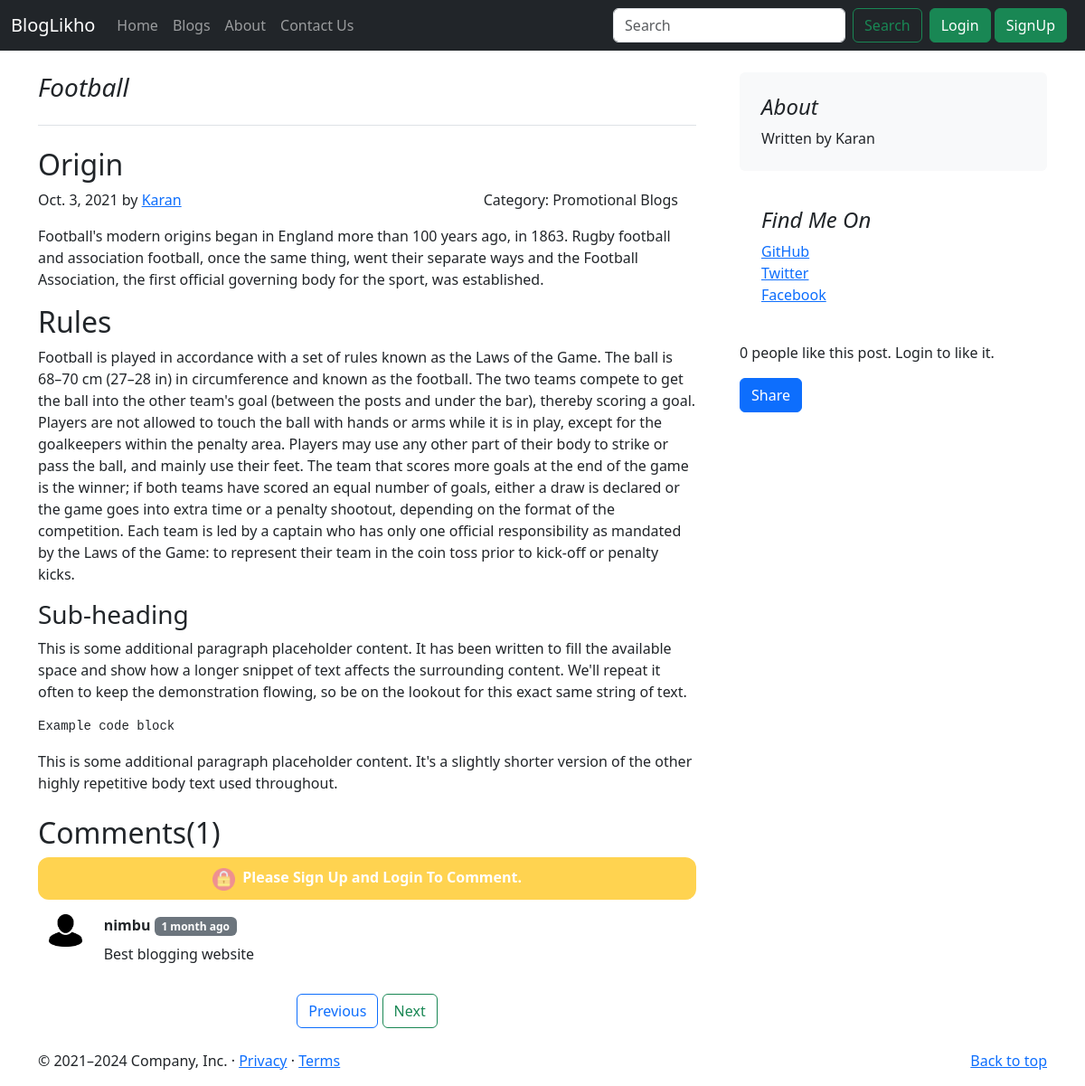
/blogs/blogpost/2, run on an earlier commit of the app's database.
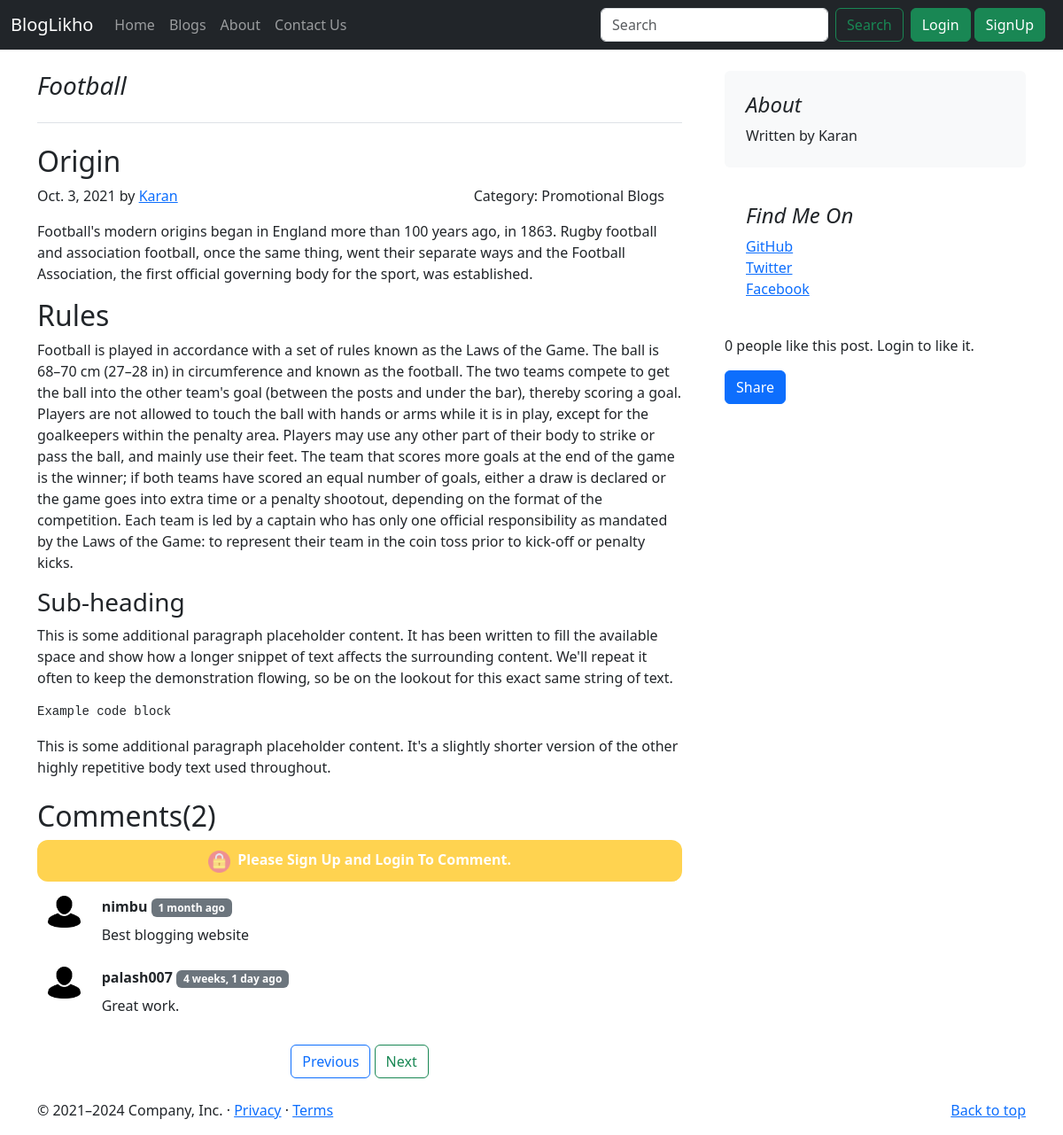
And on a later commit of the database.
### blog/models.py (models this page shows, shortened)
class BlogPost(models.Model):
    blog_id=models.AutoField(primary_key=True)
    author=models.CharField(max_length=200)
    title=models.CharField(max_length=300)
    pub_date=models.DateField()
    category=models.CharField(max_length=200,default="Promotional Blogs")
    heading1=models.CharField(max_length=300)
    content1=models.TextField()
    heading2=models.CharField(max_length=300)
    content2=models.TextField()
    about=models.TextField()
    likes=models.ManyToManyField(User, related_name="blogpost_like")
    image=models.ImageField(upload_to="blog/images",default="")
    def number_of_likes(self):
        return self.likes.count()

class BlogComment(models.Model):
    sno=models.AutoField(primary_key=True)
    comment=models.TextField()
    user=models.ForeignKey(User, on_delete=models.CASCADE)
    post=models.ForeignKey(BlogPost, on_delete=models.CASCADE)
    parent=models.ForeignKey('self', on_delete=models.CASCADE, null=True)
    timestamp=models.DateTimeField(default=now)

### blog/views.py (the view)
# urls.py: path('blogpost/<int:blogid>',views.blogpost,name="blogpost"),
def blogpost(request,blogid):
    post=BlogPost.objects.get(blog_id=blogid)
    comments=BlogComment.objects.filter(post=post)
    query_set=BlogPost.objects.all()
    total_likes=post.number_of_likes()
    params={"post":post,"range":len(query_set),"comments":comments,"total_likes":total_likes}
    return render(request,"blog/blogpost.html",params)

### blog/templates/blog/blogpost.html (shortened to what this page needs)
{% extends 'blog/basic.html' %}
{% load humanize %}
{% load static %}
{% block body %}
<div class="container my-4">
    <div class="row g-5">
    <div class="col-md-8">
      <h3 class="pb-4 mb-4 fst-italic border-bottom">
        {{post.title}}
      </h3>
      <article class="blog-post">
        <h2 class="blog-post-title">{{post.heading1}}</h2>
        <p class="blog-post-meta">{{post.pub_date}} by <a href="#">{{post.author}}</a><span style="float:right; margin-right: 20px;">Category: {{post.category}}</span></p>
        <p>{{post.content1}}</p>
        <h2>{{post.heading2}}</h2>
        <p>{{post.content2|safe}}</p>
        <h3>Sub-heading</h3>
        <p>This is some additional paragraph placeholder content. It has been written to fill the available space and show how a longer snippet of text affects the surrounding content. We'll repeat it often to keep the demonstration flowing, so be on the lookout for this exact same string of text.</p>
        <pre><code>Example code block</code></pre>
        <p>This is some additional paragraph placeholder content. It's a slightly shorter version of the other highly repetitive body text used throughout.</p>
      </article>
      <div class="my-4">
      <h2>Comments({{comments.count}})</h2>
      <div>
      {% if user.is_authenticated %}
      <form action="/blogs/postcomment" method="POST">{% csrf_token %}
        <div class="mb-3">
          <label for="comment" class="form-label">Post a Comment</label>
          <input type="text" class="form-control" id="comment" name="comment" placeholder="">
        </div>
        <input type="hidden" class="form-control" id="postId" name="postId" value="{{post.blog_id}}" placeholder="">
        <button type="submit" class="btn btn-primary">Submit</button></form>
        {% else %}
        <p class="bg-warning text-white" style="opacity:70%; text-align:center; padding:10px; border-radius:12px"><img src="{% static 'blog/lock.png' %}" style="width: 25px; height: 25px;"> &nbsp<b>Please Sign Up and Login To Comment.</b></p>
      {% endif %}
        </div>
      {% for comment in comments %}
      <div class="row mx-0 my-3">
      <div class="col-md-1">
      <img src="{% static 'blog/user.png' %}" class="rounded mx-auto w-100 d-block">
      </div>
      <div class="col-md-11"><b>{{comment.user.username}}</b>
      <span class="badge bg-secondary">{{comment.timestamp | naturaltime}}</span>
      <div class="my-2">{{comment.comment}}</div>
      </div>
      </div>
      {% endfor %}
      </div>
      <nav class="blog-pagination" style="text-align:center;" aria-label="Pagination">
      <span id="prevblog">
        </span>
        <span id="nextblog">
        </span>
      </nav>
    </div>
    <div class="col-md-4">
      <div class="position-sticky" style="top: 2rem;">
        <div class="p-4 mb-3 bg-light rounded">
          <h4 class="fst-italic">About</h4>
          <p class="mb-0">{{post.about}}</p>
        </div>
        <div class="p-4">
          <h4 class="fst-italic">Find Me On</h4>
          <ol class="list-unstyled">
            <li><a href="#">GitHub</a></li>
            <li><a href="#">Twitter</a></li>
            <li><a href="#">Facebook</a></li>
          </ol>
        </div>
       {% if user.is_authenticated %}
        <form action="{% url 'blogpost_like' post.blog_id %}" method="post" class="mb-3">{% csrf_token %}
          <button type="submit" name="blogpost_id" value="{{post.blog_id}}" class="btn btn-primary">Like</button>&nbsp {{total_likes}} people like this post
          </form>
          {% else %}
          <p>{{total_likes}} people like this post. Login to like it.</p>
           {% endif %}
        <p>
          <button class="btn btn-primary" type="button" data-bs-toggle="collapse" data-bs-target="#collapseExample" aria-expanded="false" aria-controls="collapseExample" onclick="getURL()">
            Share
          </button>
        </p>
      </div>
    </div>
  </div>
  </div>
{% endblock %}

### blog/templates/blog/basic.html (shortened to what this page needs)
<!doctype html>
<html lang="en">
<head>
    <link href="https://cdn.jsdelivr.net/npm/bootstrap@5.1.1/dist/css/bootstrap.min.css" rel="stylesheet"
>
    <link href="/docs/5.1/dist/css/bootstrap.min.css" rel="stylesheet"
>
</head>
<body>
    <nav class="navbar navbar-expand-lg navbar-dark bg-dark">
        <div class="container-fluid">
            <a class="navbar-brand" href="/">BlogLikho</a>
            <div class="collapse navbar-collapse" id="navbarSupportedContent">
                <ul class="navbar-nav me-auto mb-2 mb-lg-0">
                    <li class="nav-item">
                        <a class="nav-link {% block activehome %}{% endblock %}" aria-current="page" href="/">Home</a>
                    </li>
                    <li class="nav-item">
                        <a class="nav-link {% block activeblogs %}{% endblock %}" aria-current="page" href="/blogs">Blogs</a>
                    </li>
                    <li class="nav-item">
                        <a class="nav-link {% block activeabout %}{% endblock %}" href="/About">About</a>
                    </li>
                    <li class="nav-item">
                        <a class="nav-link {% block activecontact %}{% endblock %}" href="/ContactUs">Contact Us</a>
                    </li>
                </ul>
                <form class="d-flex" action="/blogs/search" method="POST">{% csrf_token %}
                    <input class="form-control me-2" id="query" name="query" type="search" placeholder="Search" aria-label="Search">
                    <button class="btn btn-outline-success" type="submit">Search</button>
                </form>
                <div class="mx-2">
                    {% if user.is_authenticated %}
                    <li class="nav-item dropdown">
                        <a class="nav-link dropdown-toggle" style="padding:0px!important; display:unset!important; color: white;" href="#" id="navbarDropdown" role="button"
                            data-bs-toggle="dropdown" aria-expanded="false">
                            Hello {{request.user}}
                        </a>
                        <ul class="dropdown-menu" aria-labelledby="navbarDropdown" style="margin-top: 1.125rem; margin-left: -50px;">
                            <li><a class="dropdown-item" href="/blogs/createblog">Write a Blog</a></li>
                            <li><a class="dropdown-item" href="/blogs/blogpost/1">Refer Sample Blog</a></li>
                            <li>
                                <hr class="dropdown-divider">
                            </li>
                            <li><a class="dropdown-item" href="/logout">Logout</a></li>
                        </ul>
                    </li>
                {% else %}
                    <button class="btn btn-success" data-bs-toggle="modal" data-bs-target="#LoginModal">Login</button>
                    <button class="btn btn-success" data-bs-toggle="modal" data-bs-target="#SignUpModal">SignUp</button>
                {% endif %}
                </div>
            </div>
        </div>
    </nav>
    {% block body %}
    {% endblock %}
  <footer class="container">
    <p class="float-end"><a href="#">Back to top</a></p>
    <p>© 2021–2024 Company, Inc. · <a href="#">Privacy</a> · <a href="#">Terms</a></p>
  </footer>
</body>
</html>

What changed in the data, as far as the page shows it:
added BlogComment: user.username "palash007", timestamp "4 weeks, 1 day ago", comment "Great work."
Also different on the page:
{{ comments.count }}: "1" → "2"
